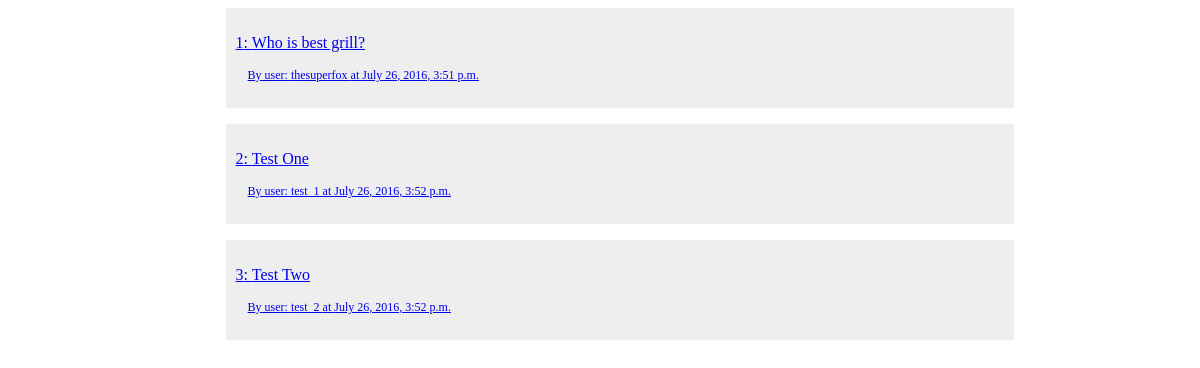
The page /topics/ on the database as committed earlier.
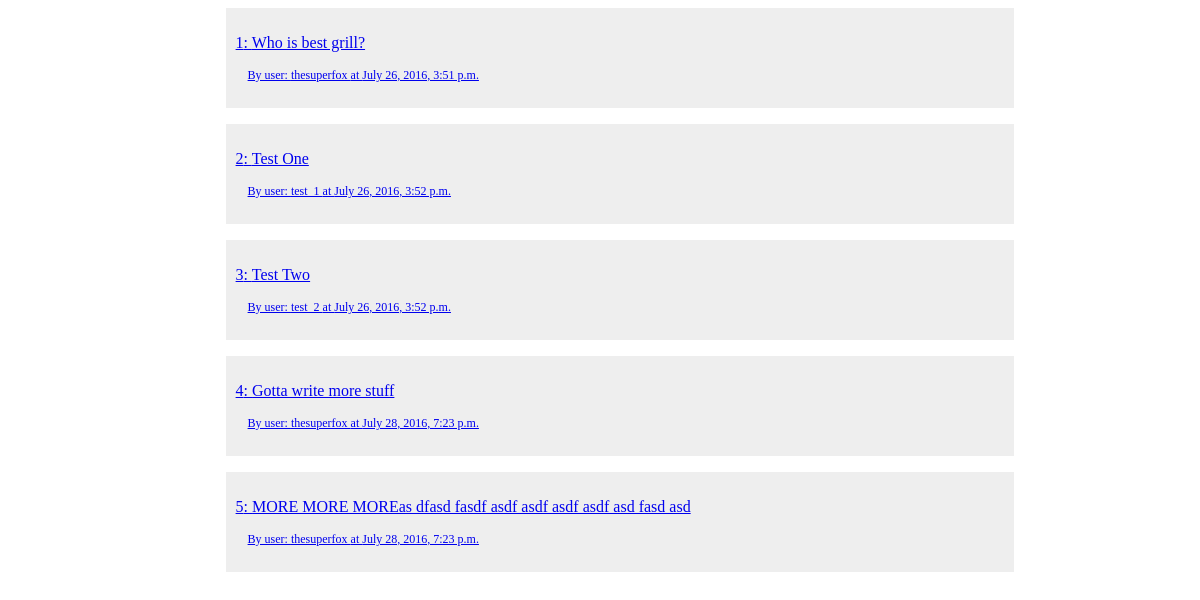
The same page on the database as committed later.
### topics/models.py (models this page shows, shortened)
class Topic(models.Model):
    topic_text = models.CharField(max_length = 300)
    description_text = models.TextField(max_length=400, default="Put description here")
    pub_date = models.DateTimeField('Date Posted')
    number_of_replies = models.IntegerField(default=0)
    user_who_posted = models.ForeignKey(User, on_delete=models.CASCADE)

### topics/views.py (the view)
class IndexView(generic.ListView):
    model = Topic
    template_name = 'topics/index.html'
    context_object_name = 'list_of_topics'
    def get_queryset(self):
        return Topic.objects.all()

### topics/templates/topics/index.html (shortened to what this page needs)
<head>
  {% load staticfiles %}
  <link rel="stylesheet" type="text/css" href="{% static 'topics/index_style.css' %}"/>
</head>
<body>
    {% if list_of_topics %}
    <div class="table">
      <ul>
        {% for topic in list_of_topics %}
        <li><a href="{% url 'topics:one_topic' topic.id %}">
          <div class="box">
            <p> {{ forloop.counter }}: {{ topic.topic_text }}</p>
            <p id="post_info">
              By user: {{ topic.user_who_posted }} at {{ topic.pub_date }}
            </p>
          </div>
        </a></li>
        {% endfor %}
      </ul>
    </div>
    {% else %}
      <p> There are not topics to display :(</p>
    {% endif %}
</body>

### topics/static/topics/index_style.css (style rules this page uses)
body { background-color: #FFF; }
li { list-style-type: none; color: white; padding-bottom: 1em; margin: 0; }
div.table { min-height: 10em; width: 70%; margin: auto; }
div.box { padding: 10px; margin: auto; min-height: 5em; background-color: #EEE; }
#post_info { font-size: 12px; padding-left: 12px; }

Rows that differ between the two databases and show on the page:
added Topic: topic_text "Gotta write more stuff", user_who_posted "thesuperfox", pub_date "July 28, 2016, 7:23 p.m."
added Topic: topic_text "MORE MORE MOREas dfasd fasdf asdf asdf asdf asdf asd fasd asd", user_who_posted "thesuperfox", pub_date "July 28, 2016, 7:23 p.m."
